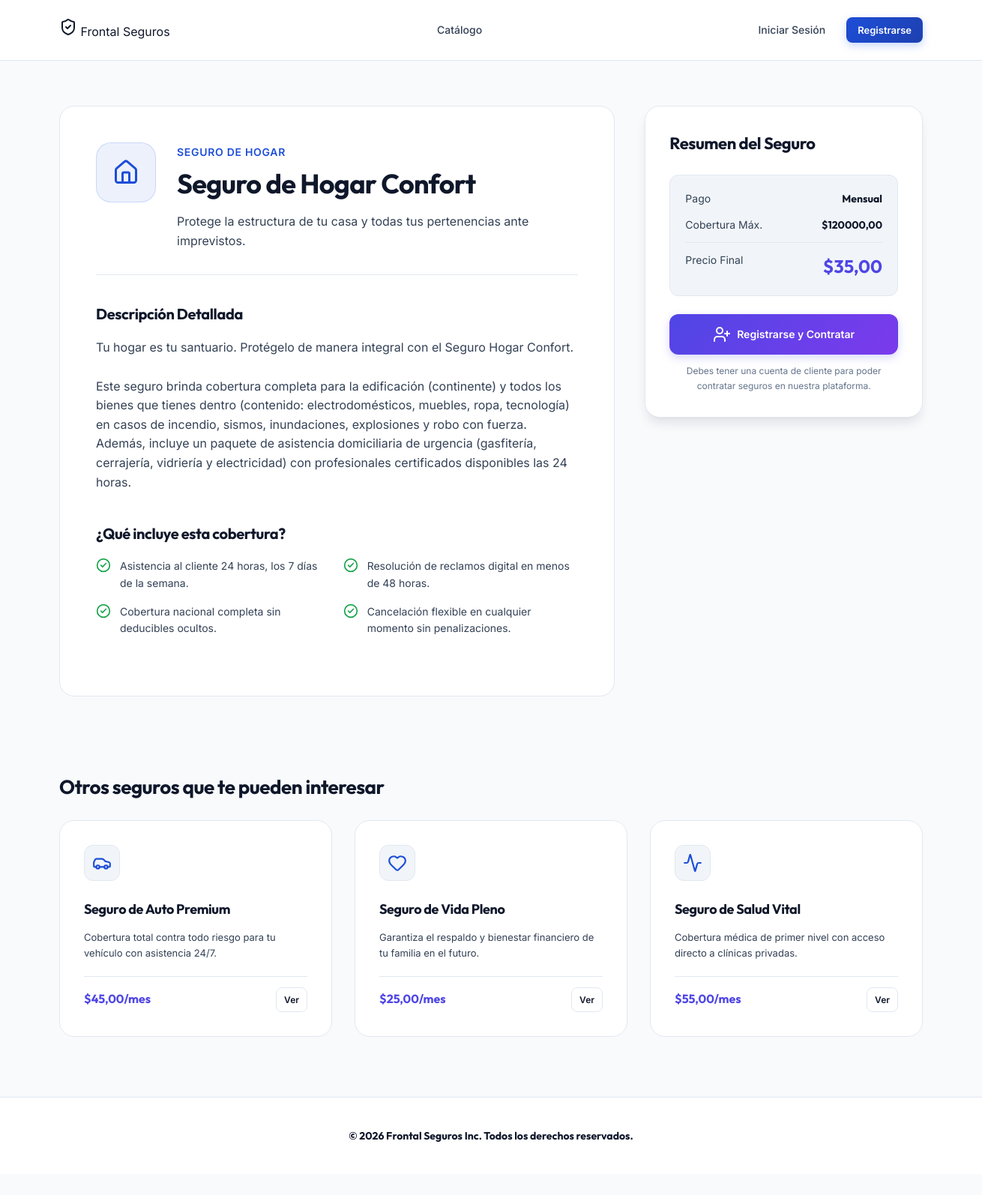
Page /seguro/2/ on the committed database.
### seguros/models.py (models this page shows, shortened)
class Seguro(models.Model):
    CATEGORIAS = [
        ('AUTO', 'Seguro de Auto'),
        ('HOGAR', 'Seguro de Hogar'),
        ('VIDA', 'Seguro de Vida'),
        ('SALUD', 'Seguro de Salud'),
        ('TECNOLOGIA', 'Seguro de Tecnología'),
    ]
    titulo = models.CharField(max_length=100, verbose_name="Título")
    descripcion_corta = models.CharField(max_length=255, verbose_name="Descripción Corta")
    descripcion_detallada = models.TextField(verbose_name="Descripción Detallada")
    precio_mensual = models.DecimalField(max_digits=10, decimal_places=2, verbose_name="Precio Mensual")
    cobertura_maxima = models.DecimalField(max_digits=12, decimal_places=2, verbose_name="Cobertura Máxima")
    categoria = models.CharField(max_length=20, choices=CATEGORIAS, default='AUTO', verbose_name="Categoría")
    imagen_url = models.URLField(max_length=500, blank=True, null=True, verbose_name="URL de Imagen")
    icon_class = models.CharField(max_length=50, default='shield', verbose_name="Icono (Lucide/FontAwesome)")
    destacado = models.BooleanField(default=False, verbose_name="Destacado")
    class Meta:
        verbose_name = "Seguro"
        verbose_name_plural = "Seguros"

### seguros/views.py (the view)
# urls.py: path('seguro/<int:seguro_id>/', views.detalle, name='detalle'),
def detalle(request, seguro_id):
    seguro = get_object_or_404(Seguro, pk=seguro_id)
    recomendados = Seguro.objects.filter(categoria=seguro.categoria).exclude(pk=seguro.id)[:3]
    if not recomendados.exists():
        recomendados = Seguro.objects.exclude(pk=seguro.id)[:3]
    context = {
        'seguro': seguro,
        'recomendados': recomendados,
    }
    return render(request, 'seguros/detail.html', context)

### seguros/templates/seguros/detail.html (shortened to what this page needs)
{% extends 'seguros/base.html' %}
{% block content %}
<div class="container">
    <div class="detail-layout">
        <div class="detail-main">
            <div class="detail-header">
                <div class="detail-header-icon">
                    <i data-lucide="{{ seguro.icon_class|default:'shield' }}"></i>
                </div>
                <div>
                    <span class="detail-category">{{ seguro.get_categoria_display }}</span>
                    <h1 class="detail-title">{{ seguro.titulo }}</h1>
                    <p style="color: var(--text-secondary); font-size: 16px;">{{ seguro.descripcion_corta }}</p>
                </div>
            </div>
            <div class="detail-content">
                <h3 style="color: var(--text-primary);">Descripción Detallada</h3>
                <p class="detail-text">{{ seguro.descripcion_detallada }}</p>
                <h3 style="color: var(--text-primary); margin-top: 32px;">¿Qué incluye esta cobertura?</h3>
                <ul class="features-list">
                    <li class="feature-item">
                        <i data-lucide="check-circle-2"></i>
                        <span>Asistencia al cliente 24 horas, los 7 días de la semana.</span>
                    </li>
                    <li class="feature-item">
                        <i data-lucide="check-circle-2"></i>
                        <span>Resolución de reclamos digital en menos de 48 horas.</span>
                    </li>
                    <li class="feature-item">
                        <i data-lucide="check-circle-2"></i>
                        <span>Cobertura nacional completa sin deducibles ocultos.</span>
                    </li>
                    <li class="feature-item">
                        <i data-lucide="check-circle-2"></i>
                        <span>Cancelación flexible en cualquier momento sin penalizaciones.</span>
                    </li>
                </ul>
            </div>
        </div>
        <div class="detail-sidebar">
            <div class="sticky-card">
                <h3 class="sidebar-title">Resumen del Seguro</h3>
                <div class="pricing-block">
                    <div class="pricing-row">
                        <span>Pago</span>
                        <span class="price">Mensual</span>
                    </div>
                    <div class="pricing-row">
                        <span>Cobertura Máx.</span>
                        <span class="price">${{ seguro.cobertura_maxima }}</span>
                    </div>
                    <div class="pricing-row">
                        <span>Precio Final</span>
                        <span class="price price-large">${{ seguro.precio_mensual }}</span>
                    </div>
                </div>
                <div class="cta-block">
                    {% if user.is_authenticated %}
                        <a href="{% url 'contratar' seguro.id %}" class="btn btn-primary" style="width: 100%; padding: 14px;">
                            <i data-lucide="shopping-bag"></i>
                            <span>Contratar Ahora</span>
                        </a>
                    {% else %}
                        <a href="{% url 'contratar' seguro.id %}" class="btn btn-accent" style="width: 100%; padding: 14px;">
                            <i data-lucide="user-plus"></i>
                            <span>Registrarse y Contratar</span>
                        </a>
                        <p class="cta-note">Debes tener una cuenta de cliente para poder contratar seguros en nuestra plataforma.</p>
                    {% endif %}
                </div>
            </div>
        </div>
    </div>
    <section style="margin-top: 40px; margin-bottom: 80px;">
        <h2 style="font-size: 26px; margin-bottom: 24px; font-family: var(--font-heading);">Otros seguros que te pueden interesar</h2>
        <div class="insurances-grid">
            {% for rec in recomendados %}
                <div class="insurance-card">
                    <div class="card-icon" style="width: 48px; height: 48px;">
                        <i data-lucide="{{ rec.icon_class|default:'shield' }}"></i>
                    </div>
                    <h3 class="card-title" style="font-size: 18px;">{{ rec.titulo }}</h3>
                    <p class="card-desc" style="font-size: 13px; margin-bottom: 20px;">{{ rec.descripcion_corta }}</p>
                    <div class="card-meta" style="padding-top: 14px;">
                        <span class="price-value" style="font-size: 16px;">${{ rec.precio_mensual }}/mes</span>
                        <a href="{% url 'detalle' rec.id %}" class="btn btn-secondary btn-sm" style="font-size: 12px; padding: 6px 10px;">
                            <span>Ver</span>
                        </a>
                    </div>
                </div>
            {% endfor %}
        </div>
    </section>
</div>
{% endblock %}

### rows in the picture
Seguro: categoria "SEGURO DE HOGAR", titulo "Seguro de Hogar Confort", descripcion_corta "Protege la estructura de tu casa y todas tus pertenencias ante imprevistos.", descripcion_detallada "Tu hogar es tu santuario. Protégelo de manera integral con el Seguro Hogar Confort. Este seguro brinda cobertura completa para la edificación (continente) y todos los bienes que tienes dentro (contenido: electrodomésticos, muebles, ropa, tecnología) en casos de incendio, sismos, inundaciones, explosiones y robo con fuerza. Además, incluye un paquete de asistencia domiciliaria de urgencia (gasfitería, cerrajería, vidriería y electricidad) con profesionales certificados disponibles las 24 horas.", cobertura_maxima "120000,00", precio_mensual "35,00"
Seguro: titulo "Seguro de Auto Premium", descripcion_corta "Cobertura total contra todo riesgo para tu vehículo con asistencia 24/7.", precio_mensual "45,00"
Seguro: titulo "Seguro de Vida Pleno", descripcion_corta "Garantiza el respaldo y bienestar financiero de tu familia en el futuro.", precio_mensual "25,00"
Seguro: titulo "Seguro de Salud Vital", descripcion_corta "Cobertura médica de primer nivel con acceso directo a clínicas privadas.", precio_mensual "55,00"
